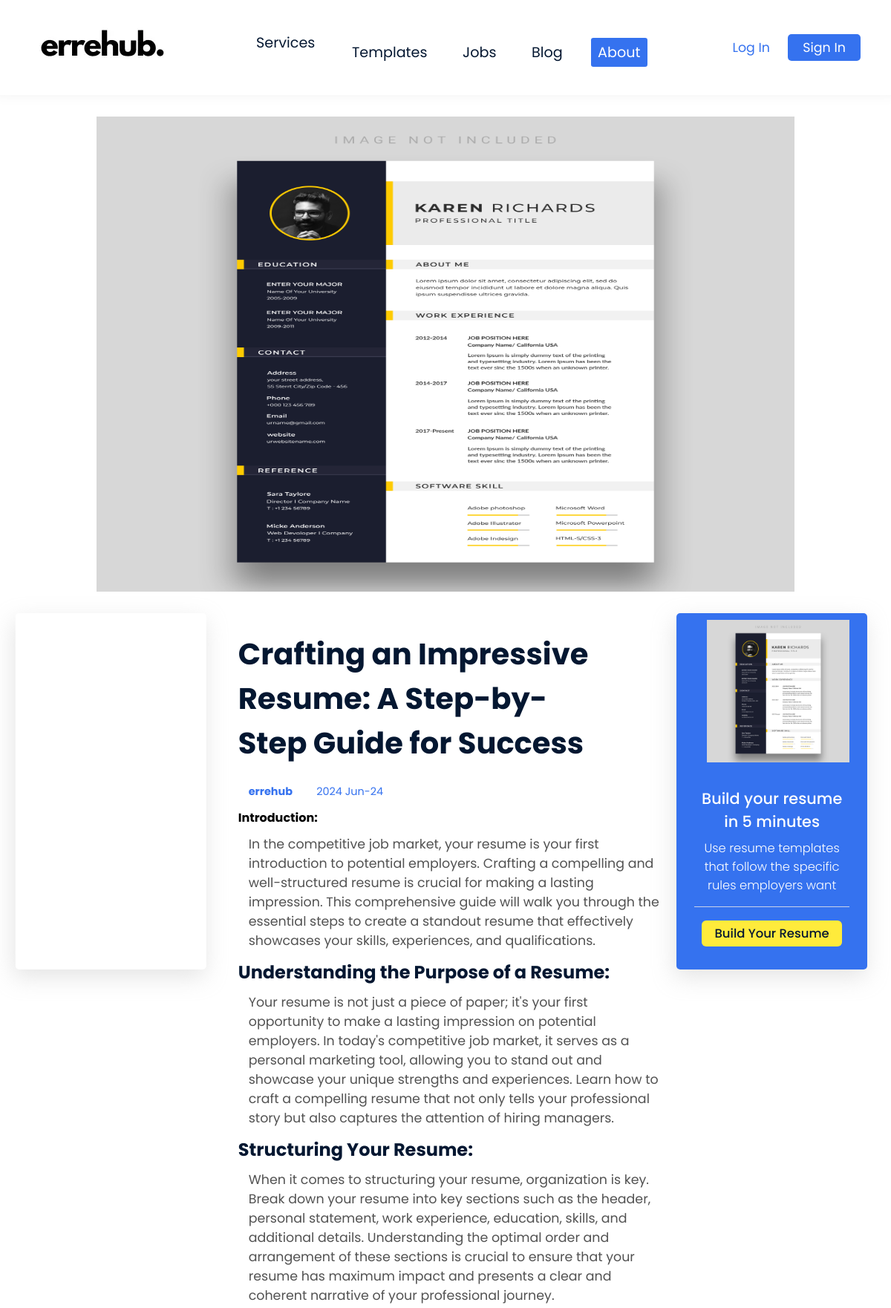
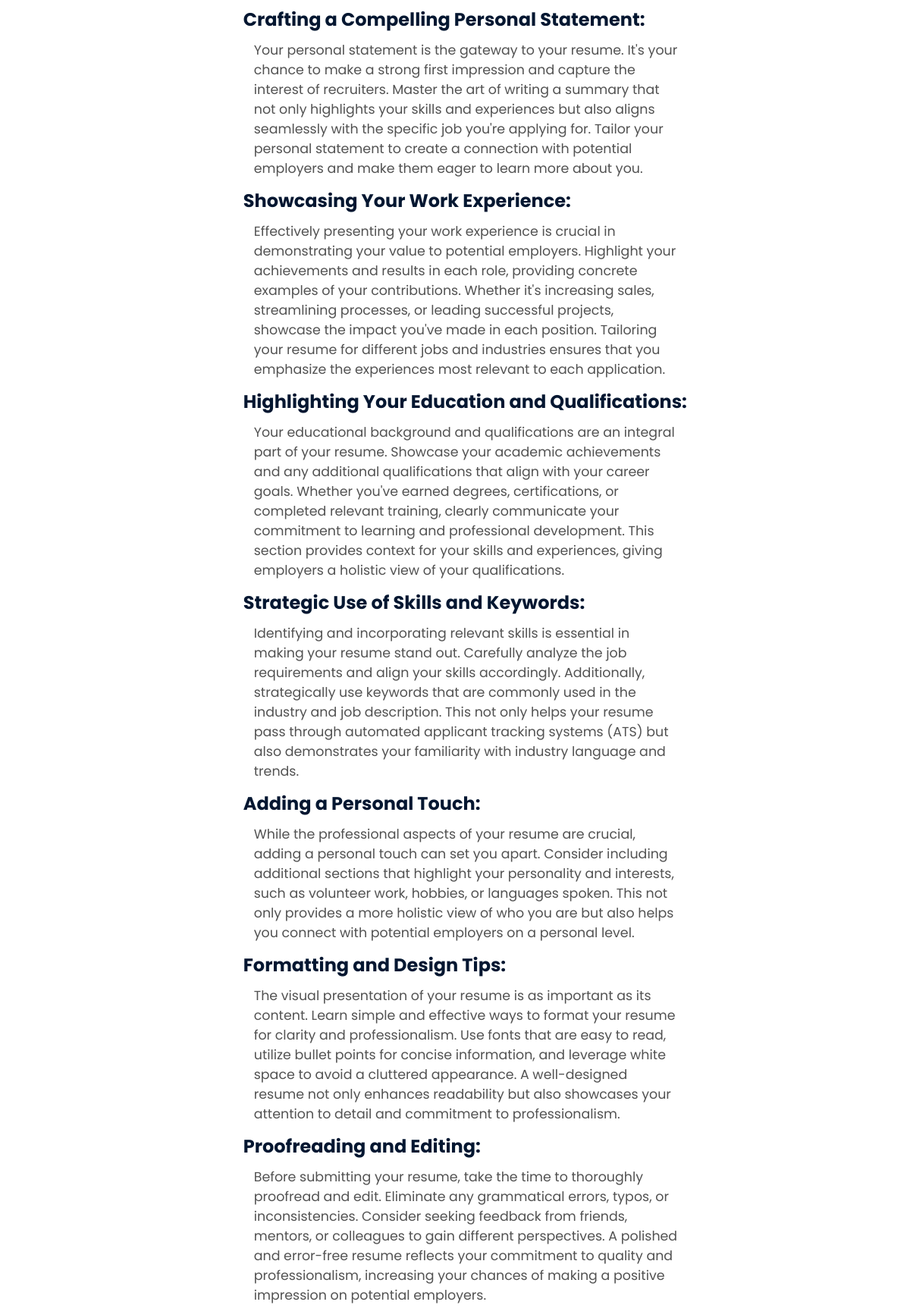
Screenshot of /blog/topic.php?id=1&title=crafting-resume&image=../assets/image/resume.jpg (upper part) with the database file from the repository (2 pictures, top to bottom).
### tables this page shows
CREATE TABLE `blogs` (
  `blog_id` int(2) NOT NULL,
  `title_content` varchar(225) NOT NULL,
  `blog_content` text NOT NULL
);

### blog/topic.php (the view, shortened to what this page needs)
<?php
include("../config/config.php");
$title = "";
$topic = "";
if (isset($_GET["id"])) {
    $url_value = $_GET["id"];
    $query = "SELECT title_content FROM blogs WHERE blog_id = $url_value";
    $stmt = $serverConnection->prepare($query);
    $stmt->execute();
    if ($stmt->rowCount() > 0) {
        $result = $stmt->fetch(PDO::FETCH_ASSOC);
        $title =  $result['title_content'];
    } else {
        echo "No blog found";
    }
}
if (isset($_GET["id"])) {
    $url_value = $_GET["id"];
    $query = "SELECT blog_content FROM blogs WHERE blog_id = $url_value";
    $stmt = $serverConnection->prepare($query);
    $stmt->execute();
    if ($stmt->rowCount() > 0) {
        $result = $stmt->fetch(PDO::FETCH_ASSOC);
        $topic =  $result['blog_content'];
    } else {
        echo "No blog found";
    }
}
?>
<!DOCTYPE html>
<html lang="en">
<head>
    <link rel="stylesheet" href="../assets/styles/blog.css">
    <link rel="stylesheet" href="../assets/styles/style.css">
</head>
<body>
    <header>
        <div class="nav">
            <div class="logo">
                <a href="../index.php"><img src="../assets/image/errehub-wight.webp" alt="errehub logo"></a>
            </div>
            <nav>
                <ul>
                    <li class="parent">services
                    </li>
                    <li><a href="../template/template.php">templates</a></li>
                    <li><a href="../job/job.php">jobs</a></li>
                    <li><a href="blog.php">blog</a></li>
                    <li id="selected"><a class="selected" href="topic.php?id=2&title=about-us&image=../assets/image/about-us.webp">about</a></li>
                </ul>
            </nav>
            <div class="getBtn">
                <?php if (isset($_SESSION["User-Name"])) : ?>
                    <span class="regBtn"><?php echo htmlspecialchars($_SESSION["User-Name"]); ?></span>
                    <a class="regBtn" id="logout" href="../logout/logout.php">
                        <ion-icon name="log-out-outline"></ion-icon>
                    </a>
                <?php else : ?>
                    <a class="regBtn login" href="../login/login.php">Log in</a>
                    <a class="regBtn sign" href="../signup/sign-up.php">Sign in</a>
                <?php endif; ?>
            </div>
        </div>
    </header>
    <div class="header">
        <div class="head">
            <div class="headImg">
                <img src="" class="imgtopic" alt="image topic">
            </div>
        </div>
        <div class="m43reR">
            <div class="sideLeft">
            </div>
            <div class="middleTopic">
                <div class="topicTitle">
                    <h2><?php echo $title ?></h2>
                    <div class="dateShare">
                        <p><strong>errehub</strong></p>
                        <p>2024 Jun-24</p>
                    </div>
                </div>
                <?php echo $topic ?>
            </div>
            <div class="sideRight">
                <div class="boxAd">
                    <h3>Build your resume in 5 minutes</h3>
                    <p>Use resume templates that follow the specific rules employers want</p>
                    <section>
                        <a href="../template/template.php">Build your resume</a>
                    </section>
                </div>
            </div>
        </div>
    </div>
</body>
</html>

### assets/styles/blog.css (style rules this page uses)
.head .headImg { width: 80%; padding: 10px; margin: 1.2rem auto; }
.head .headImg img { width: 100%; height: 40rem; }
.middleTopic { width: 70%; margin: 10px auto; padding-left: 4rem; }
.middleTopic .topicTitle h2 { margin: 15px 0; font-size: 2.5rem; text-wrap: balance; color: var(--main-title-c); }
.middleTopic .topicTitle .dateShare p { font-size: 0.9rem; color: var(--first-main-color); display: inline-block; width: fit-content; margin-right: 14px; }
.middleTopic h3.subTitle { font-size: 1.5rem; color: var(--main-title-c); }
.middleTopic p { color: var(--slogan-color); font-size: 1.09rem; margin: 10px 0 12px 14px; width: 90%; }
.m43reR { display: flex; }
.sideLeft, .sideRight { background-color: var(--weight); width: 20rem; border-radius: 5px; height: 30rem; position: sticky; top: 2rem; box-shadow: -2px 10px 30px 0px #c2c2c270; }
.sideLeft { left: 1.3rem; }
.sideRight { right: 2rem; background-color: var(--first-main-color); background-image: url(../image/resume.jpg); background-size: 12rem; background-repeat: no-repeat; background-position: 63% 3%; text-align: center; }
.sideRight .boxAd { margin-top: 14rem; color: var(--weight); padding: 10px 0.5rem; text-wrap: balance; }
.sideRight .boxAd h3 { font-weight: 500; font-size: 1.3rem; }
.sideRight .boxAd p { font-weight: 300; font-size: 1.02rem; padding: 8px 0; }
.sideRight .boxAd section { border-top: 1px solid var(--footer-color); margin: 0.5rem 1rem; }
.sideRight .boxAd section a { padding: 0.3rem 1.1rem; font-size: 1.03rem; color: var(--main-title-c); font-weight: 500; text-transform: capitalize; border-radius: 6px; background-color: var(--footer-title-c); margin-top: 1.1rem; cursor: pointer; display: inline-block; }

### assets/styles/style.css (style rules this page uses)
:root { --second-main-color: #21BF73; --first-main-color: #3572EF; --footer-color: #eaeaead1; --footer-title-c: #ffeb3b; --main-title-c: #041731; --slogan-color: #525252; --title-color: #202020; --weight: #ffffff; --black: #000000; --light-blue: #f0f8ff; }
::placeholder { font-size: 0.9rem; text-transform: capitalize; }
::placeholder, select, option, textarea, input { font-family: "Poppins", sans-serif; }
html, body { font-family: 'Poppins', sans-serif; background-color: var(--weight); }
header .nav { background-color: var(--weight); display: flex; align-items: center; justify-content: space-around; min-height: 16vh; box-shadow: 0px -16px 22px 9px #0000001a; position: relative; }
header .nav nav ul li { display: inline-block; margin: 10px 12px; padding: 0.3rem 0.6rem; }
header .nav nav ul li a, header .nav nav ul li { font-size: 1.2rem; color: var(--main-title-c); text-transform: capitalize; cursor: pointer; user-select: none; }
.parent { position: relative; }
#selected { background-color: var(--first-main-color); border-radius: 0.2rem; color: var(--weight); }
.selected { color: var(--weight) !important; }
main .mainHeader .left .btnSetion a, .getBtn .regBtn { padding: 0.4rem 1.2rem; font-size: 1.2rem; font-weight: 400; text-transform: capitalize; background-color: var(--first-main-color); color: var(--weight); border-radius: 5px; cursor: pointer; }
.getBtn .regBtn { position: relative; }
.getBtn .regBtn { padding: 6px 20px; font-size: 1.090rem; }
.getBtn .login { background-color: transparent; color: var(--first-main-color); }
.getBtn .sign { background-color: var(--first-main-color); color: var(--first-main-color); color: var(--weight); }

### rows the page displays
blogs: title_content "Crafting an Impressive Resume: A Step-by-Step Guide for Success", blog_content "Introduction: In the competitive job market, your resume is your first introduction to potential employers. Crafting a compelling and well-structured resume is crucial for making a lasting impression. This comprehensive guide will walk you through the essential steps to create a standout resume that effectively showcases your skills, experiences, and qualifications. Understanding the Purpose of a Resume: Your resume is not just a piece of paper; it's your first opportunity to make a lasting impression on potential employers. In today's competitive job market, it serves as a personal marketing tool, allowing you to stand out and showcase your unique strengths and experiences. Learn how to…"
